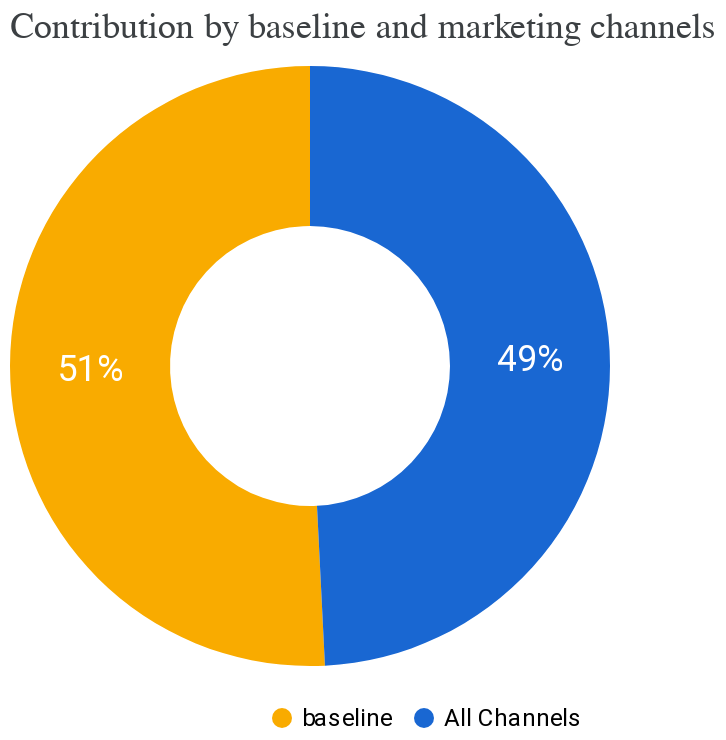

The notebook cell this image was saved under:
### Code cell
media_summary.plot_contribution_pie_chart()

### Figure 1 — Vega-Lite specification as saved in the notebook (floating-point values rounded to 4 significant figures)
{"config": {"view": {"continuousWidth": 300, "continuousHeight": 300, "stroke": null}}, "layer": [{"mark": {"type": "arc", "innerRadius": 70, "outerRadius": 150}, "encoding": {"color": {"field": "channel", "legend": {"direction": "horizontal", "labelFont": "Roboto", "labelFontSize": 12, "legendX": 130, "legendY": 320, "orient": "none", "title": null}, "scale": {"domain": ["baseline", "All Channels"], "range": ["#F9AB00", "#1967D2"]}, "type": "nominal"}, "theta": {"field": "pct_of_contribution", "stack": true, "type": "quantitative"}}}, {"mark": {"type": "text", "fill": "white", "font": "Roboto", "radius": 110, "size": 18}, "encoding": {"color": {"field": "channel", "legend": {"direction": "horizontal", "labelFont": "Roboto", "labelFontSize": 12, "legendX": 130, "legendY": 320, "orient": "none", "title": null}, "scale": {"domain": ["baseline", "All Channels"], "range": ["#F9AB00", "#1967D2"]}, "type": "nominal"}, "text": {"field": "pct_of_contribution", "format": ".0%", "type": "quantitative"}, "theta": {"field": "pct_of_contribution", "stack": true, "type": "quantitative"}}}], "data": {"name": "data-013931f5defe874fc1b8b39c03be32aa"}, "title": {"text": "Contribution by baseline and marketing channels", "anchor": "start", "color": "#3C4043", "font": "Google Sans Display", "fontSize": 18, "fontWeight": "normal", "offset": 10}, "$schema": "https://vega.github.io/schema/vega-lite/v5.20.1.json", "datasets": {"data-013931f5defe874fc1b8b39c03be32aa": [{"channel": "baseline", "incremental_outcome": 5699000.0, "pct_of_contribution": 0.5079}, {"channel": "All Channels", "incremental_outcome": 5521000.0, "pct_of_contribution": 0.4921}]}}
